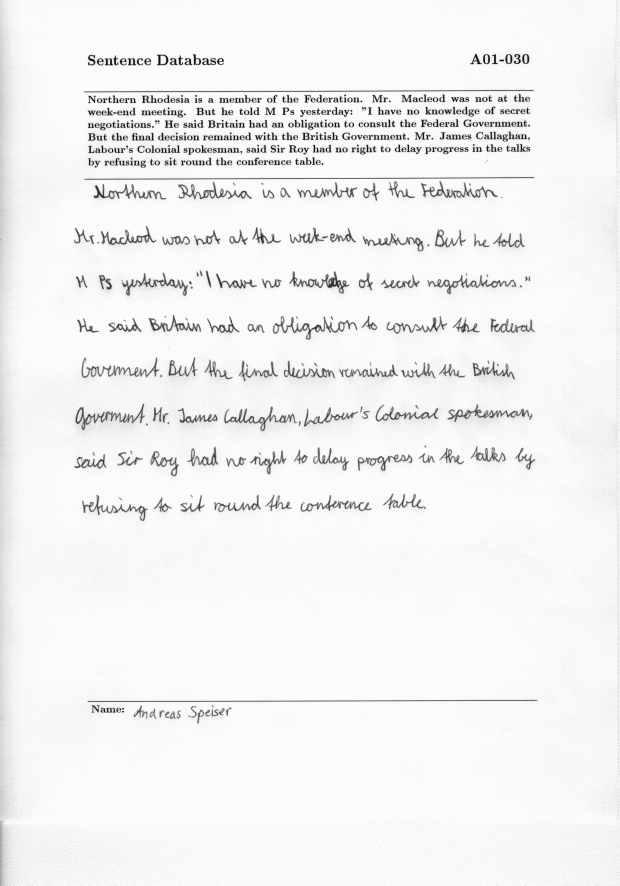
#> input picture 1.png, 2479 x 3542 px (shown at 1/4 size)
$ python 5ara.py
#> lines starting #> are read from the running program, lines starting #| are printed output that depends on the picture; after the words box and inside, x2 and y2 are one past the last pixel; in counts of white or black regions, pixels touching at a corner belong together
import numpy as np
import argparse
import cv2
import matplotlib.pyplot as plt
from matplotlib.pyplot import bar
from skimage.filters import median
from skimage.morphology import binary_erosion, binary_dilation, binary_closing, binary_opening, thin
from skimage.exposure import histogram
import skimage
from skimage.draw import rectangle, rectangle_perimeter
import math
import cv2
import numpy as np
from skimage.measure import find_contours
from scipy.signal import find_peaks
from skimage.filters import median, gaussian, threshold_otsu

from skimage.color import rgb2gray, rgb2hsv, rgba2rgb
import matplotlib.pyplot as plt
import numpy as np
from skimage.feature import canny, match_template
from skimage.filters import threshold_otsu, threshold_sauvola, threshold_local, threshold_niblack
from skimage.transform import hough_line, hough_line_peaks
from skimage.util import random_noise
from skimage.measure import find_contours
from skimage.draw import rectangle, rectangle_perimeter
import numpy as np
import skimage.io as io
import matplotlib.pyplot as plt
import matplotlib.patches as mpatch
from matplotlib.pyplot import bar
from matplotlib import cm
from matplotlib.ticker import LinearLocator, FormatStrFormatter
import math as m
import numpy as np
from skimage.color import rgb2gray, rgb2hsv
from scipy import fftpack
from scipy.signal import convolve2d
from skimage.util import random_noise
from skimage.filters import median, gaussian, threshold_otsu
from skimage.filters import roberts, sobel, sobel_h, scharr
from skimage.exposure import rescale_intensity, equalize_hist
from skimage.morphology import binary_erosion, binary_dilation, binary_closing, binary_opening, skeletonize, thin
from skimage import img_as_ubyte
from skimage.io import imread, imshow
from skimage.filters import gaussian, threshold_otsu
from skimage.feature import canny
from skimage.transform import probabilistic_hough_line, rotate
import skimage.io as io

import matplotlib.patches as mpatch


def deskew(binary):
    blur = gaussian(binary, 3)

    # canny edges in scikit-image
    edges = canny(blur)

    # hough lines
    hough_lines = probabilistic_hough_line(edges)

    # hough lines returns a list of points, in the form ((x1, y1), (x2, y2))
    # representing line segments. the first step is to calculate the slopes of
    # these lines from their paired point values
    slopes = [(y2 - y1) / (x2 - x1) if (x2 - x1) else 9999 for (x1, y1), (x2, y2) in hough_lines]

    # it just so happens that this slope is also y where y = tan(theta), the angle
    # in a circle by which the line is offset
    rad_angles = [np.arctan(x) for x in slopes]

    # and we change to degrees for the rotation
    deg_angles = [np.degrees(x) for x in rad_angles]

    # which of these degree values is most common?
    histo = np.histogram(deg_angles, bins=180)

    # correcting for 'sideways' alignments
    rotation_angle = histo[1][np.argmax(histo[0])]
    rotation_angle = int(rotation_angle)
    print(rotation_angle)
    '''
    if rotation_angle > 45:
        rotation_number = -(90 - rotation_angle)
    elif rotation_angle < -45:
        rotation_number = 90 - abs(rotation_angle)
    '''
    # show_images([gray,normalize,edges], ["gray", "bin", "edges"])
    rotated = rotate((np.logical_not(normalize)), rotation_angle, resize=True,
                     mode='constant', cval=0).astype(np.uint8)
    # show_images([gray])
    gray = rotate(gray, rotation_angle, resize=True, mode='constant', cval=255)
    return rotated, gray


def show_images(images, titles=None):
    # This function is used to show image(s) with titles by sending an array of images and an array of associated titles.
    # images[0] will be drawn with the title titles[0] if exists
    # You aren't required to understand this function, use it as-is.
    n_ims = len(images)
    if titles is None: titles = ['(%d)' % i for i in range(1, n_ims + 1)]
    fig = plt.figure()
    n = 1
    for image, title in zip(images, titles):
        a = fig.add_subplot(1, n_ims, n)
        if image.ndim == 2:
            plt.gray()
        plt.imshow(image)
        a.set_title(title)
        plt.axis('off')
        n += 1
    fig.set_size_inches(np.array(fig.get_size_inches()) * n_ims)
    plt.show()


image = io.imread('1.png')
#> image is the input picture: shape (3542, 2479); min 15, max 251, mean 241.8

thresh = threshold_otsu(rgb2gray(image))
#> thresh = 163

normalize = image > thresh
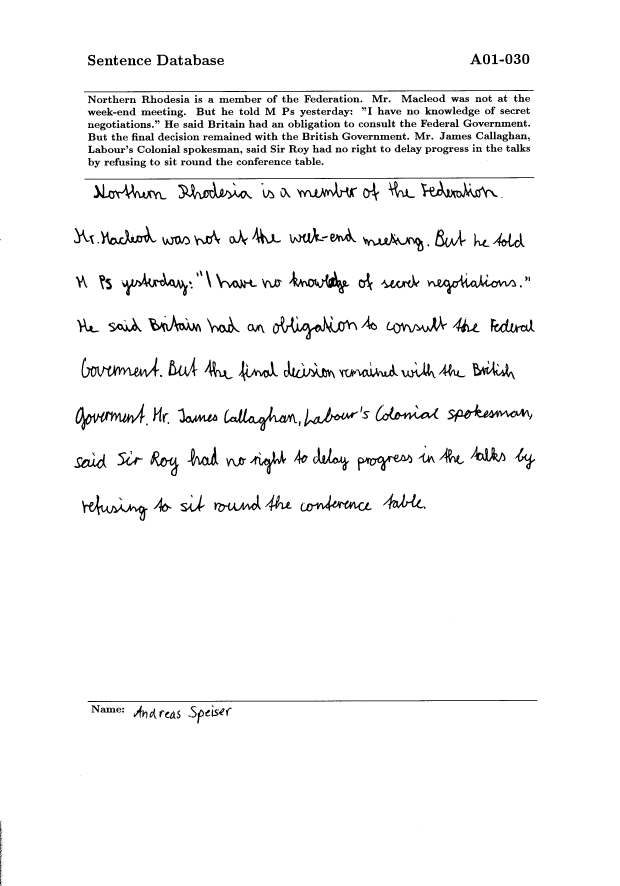
#> normalize: shape (3542, 2479) bool (shown at 1/4 size); 96.4% white; 687 black regions (109 under 20 px), largest, box (x1, y1, x2, y2) and area: (1091, 1264, 1429, 1358) 5930, (336, 360, 2135, 369) 5794, (338, 709, 2137, 719) 5679
#normalize = np.where(image > thresh, 255.0, 0.0)
print(normalize)
#> (printed output is left out)
show_images([normalize])
#> in show_images, `n_ims = len(images)`: n_ims = 1
#> the loop in show_images, `for image, title in zip(images, titles):` made 1 pass
#> (title, n) on pass 1: ('(1)', 2)
#> after the loop in show_images, `for image, title in zip(images, titles):`: n = 2

$ run again, with 3.png copied over 1.png
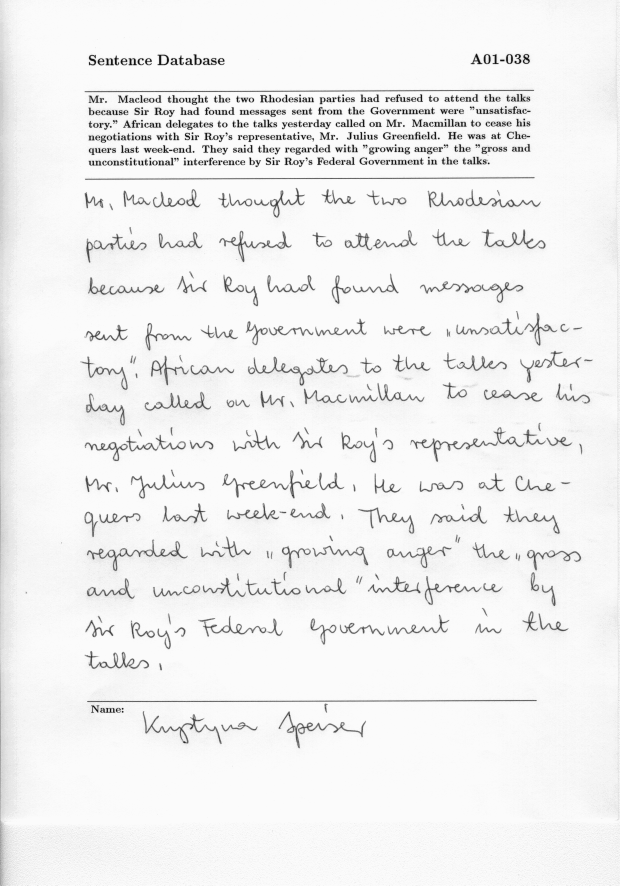
#> input picture 3.png, 2479 x 3542 px (shown at 1/4 size)
#> image is the input picture: shape (3542, 2479); min 15, max 251, mean 240.4
#> thresh = 163
#> `normalize = image > thresh`:
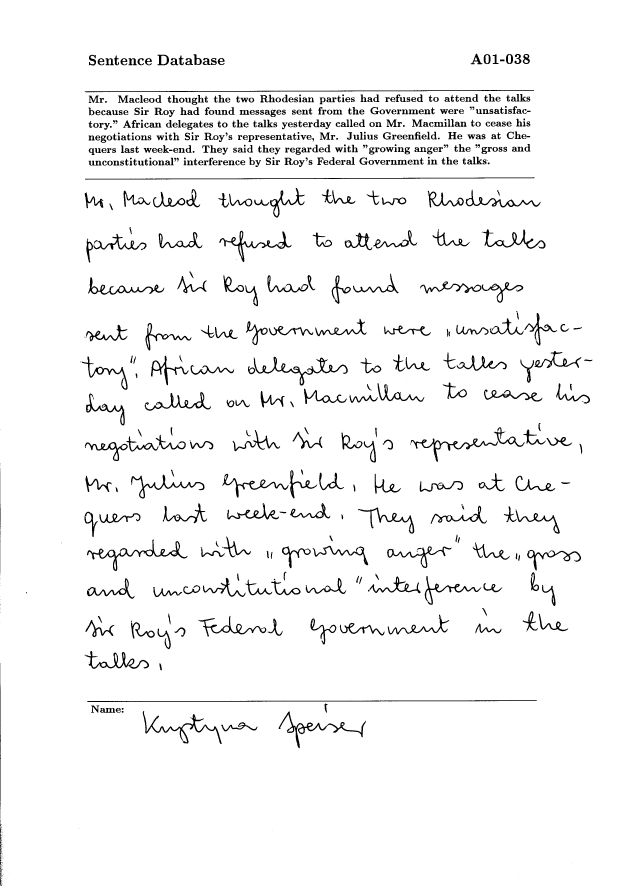
#> normalize: shape (3542, 2479) bool (shown at 1/4 size); 95.7% white; 825 black regions (165 under 20 px), largest, box (x1, y1, x2, y2) and area: (339, 360, 2136, 369) 5711, (349, 2801, 2147, 2808) 5692, (340, 709, 2138, 719) 5645
#> (printed output is left out)
#> n_ims = 1
#> the loop in show_images, `for image, title in zip(images, titles):` made 1 pass
#> (title, n) on pass 1: ('(1)', 2)
#> after the loop in show_images, `for image, title in zip(images, titles):`: n = 2

$ run again, with a01-003.png copied over 1.png
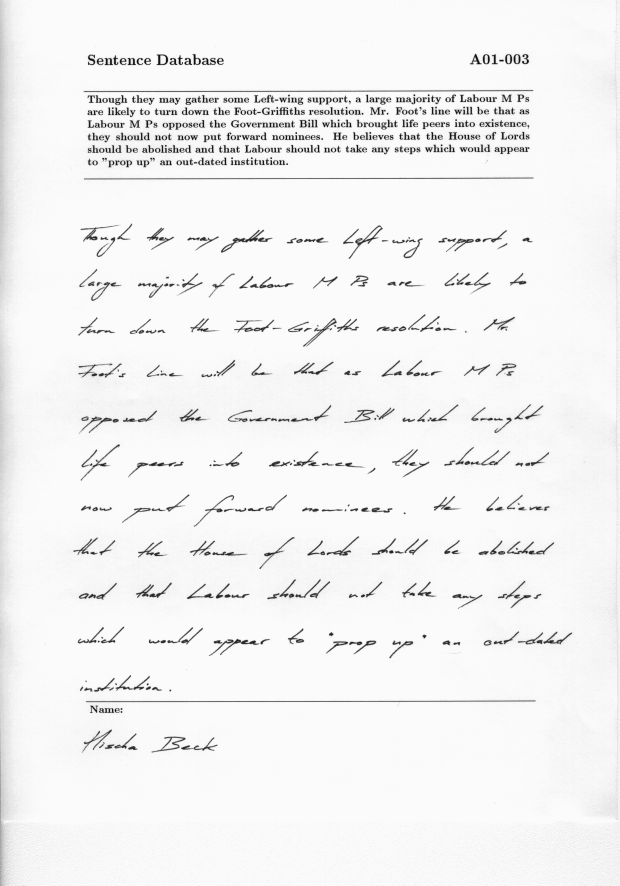
#> input picture a01-003.png, 2479 x 3542 px (shown at 1/4 size)
#> image is the input picture: shape (3542, 2479); min 15, max 251, mean 242.3
#> thresh = 153
#> `normalize = image > thresh`:
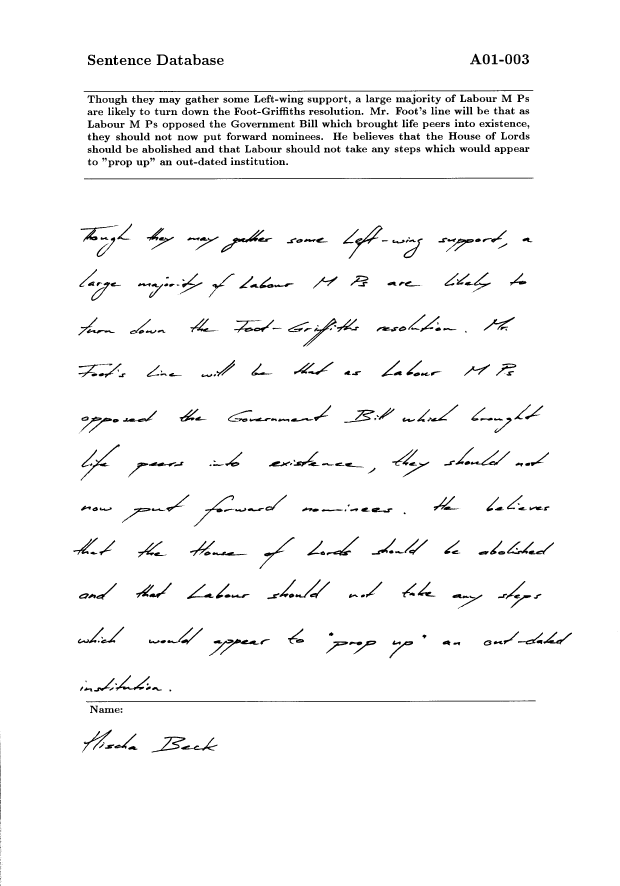
#> normalize: shape (3542, 2479) bool (shown at 1/4 size); 97% white; 872 black regions (132 under 20 px), largest, box (x1, y1, x2, y2) and area: (335, 361, 2133, 368) 5429, (336, 711, 2134, 718) 5226, (344, 2802, 2143, 2809) 5096
#> (printed output is left out)
#> n_ims = 1
#> the loop in show_images, `for image, title in zip(images, titles):` made 1 pass
#> (title, n) on pass 1: ('(1)', 2)
#> after the loop in show_images, `for image, title in zip(images, titles):`: n = 2
